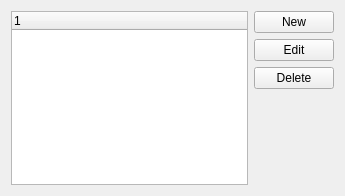
<?xml version="1.0" encoding="UTF-8"?>
<ui version="4.0">
 <comment>This file is part of the xTuple ERP: PostBooks Edition, a free and
open source Enterprise Resource Planning software suite,
Copyright (c) 1999-2014 by OpenMFG LLC, d/b/a xTuple.
It is licensed to you under the Common Public Attribution License
version 1.0, the full text of which (including xTuple-specific Exhibits)
is available at www.xtuple.com/CPAL.  By using this software, you agree
to be bound by its terms.</comment>
 <class>qtests</class>
 <widget class="QWidget" name="qtests">
  <property name="geometry">
   <rect>
    <x>0</x>
    <y>0</y>
    <width>345</width>
    <height>196</height>
   </rect>
  </property>
  <property name="windowTitle">
   <string>Quality Tests</string>
  </property>
  <layout class="QGridLayout" name="gridLayout">
   <item row="1" column="2">
    <layout class="QVBoxLayout" name="verticalLayout_2">
     <item>
      <widget class="QPushButton" name="_new">
       <property name="text">
        <string>New</string>
       </property>
      </widget>
     </item>
     <item>
      <widget class="QPushButton" name="_edit">
       <property name="text">
        <string>Edit</string>
       </property>
      </widget>
     </item>
     <item>
      <widget class="QPushButton" name="_delete">
       <property name="text">
        <string>Delete</string>
       </property>
      </widget>
     </item>
     <item>
      <spacer name="verticalSpacer">
       <property name="orientation">
        <enum>Qt::Vertical</enum>
       </property>
       <property name="sizeHint" stdset="0">
        <size>
         <width>20</width>
         <height>40</height>
        </size>
       </property>
      </spacer>
     </item>
    </layout>
   </item>
   <item row="1" column="0">
    <widget class="XTreeWidget" name="_list"/>
   </item>
  </layout>
 </widget>
 <customwidgets>
  <customwidget>
   <class>XTreeWidget</class>
   <extends>QTreeWidget</extends>
   <header>xtreewidget.h</header>
   <container>1</container>
  </customwidget>
 </customwidgets>
 <tabstops>
  <tabstop>_new</tabstop>
  <tabstop>_edit</tabstop>
  <tabstop>_delete</tabstop>
  <tabstop>_list</tabstop>
 </tabstops>
 <resources/>
 <connections/>
</ui>
